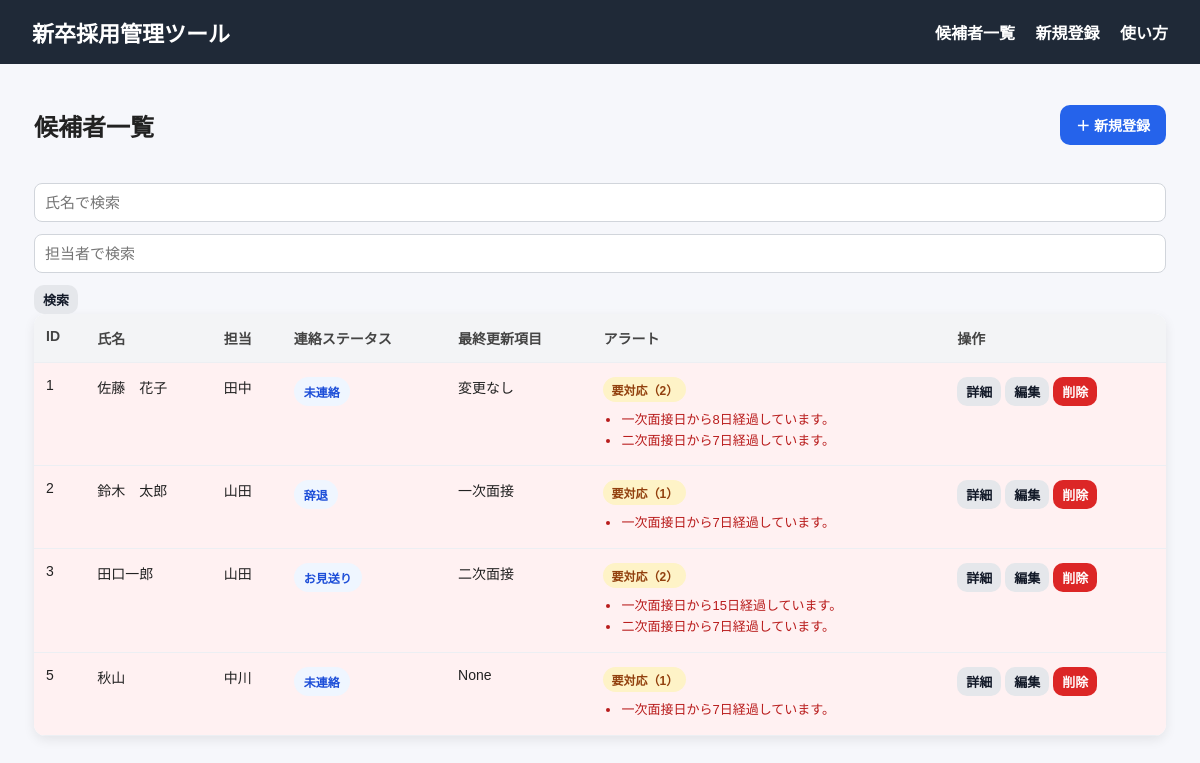
Before: / with the older database file.
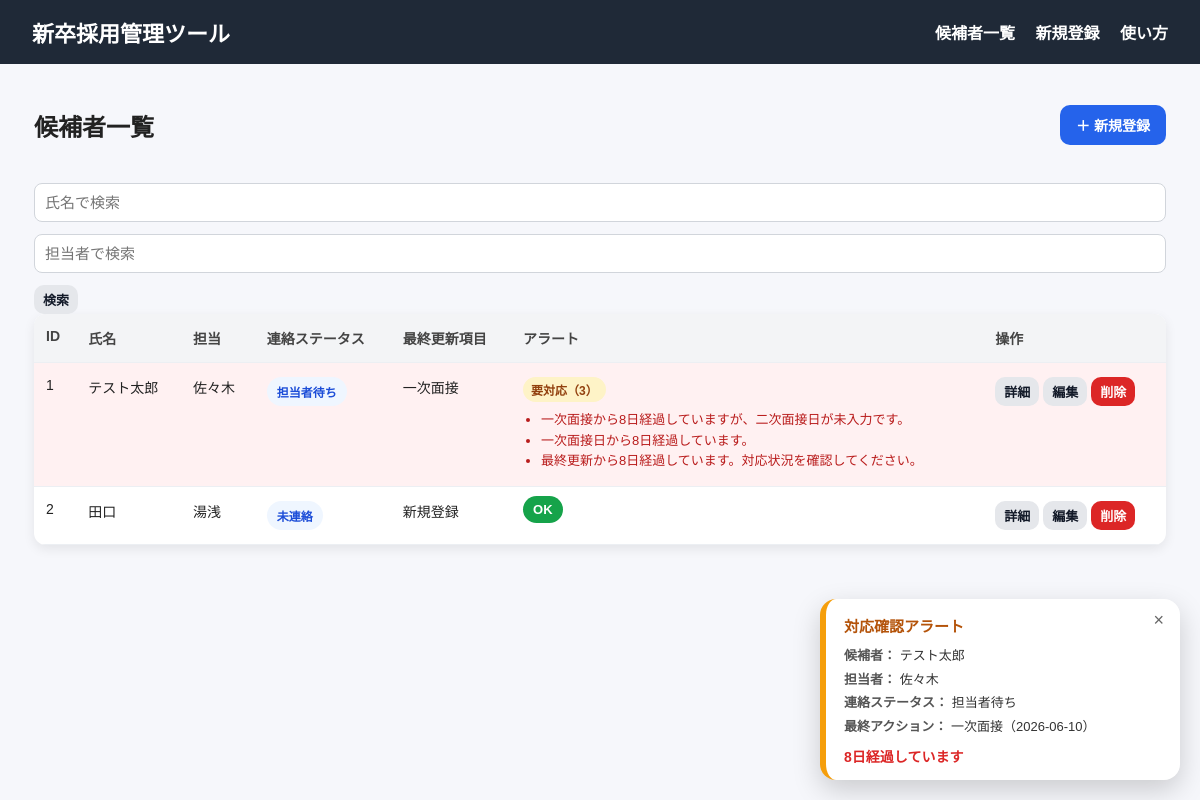
After: the same page with the newer database file.
### tables this page shows
CREATE TABLE candidate_progress (
    id INTEGER PRIMARY KEY AUTOINCREMENT,
    candidate_id INTEGER NOT NULL,

    casual_event_staff TEXT,
    document_screening TEXT DEFAULT '未済',
    initial_remind TEXT DEFAULT '未済',

    first_interview_date TEXT,
    first_interviewer TEXT,
    first_meeting TEXT,
    first_tel TEXT DEFAULT '未済',
    first_remind TEXT DEFAULT '未済',
    first_period TEXT,

    second_interview_date TEXT,
    second_interviewer TEXT,
    second_tel TEXT DEFAULT '未済',
    second_remind TEXT DEFAULT '未済',
    transcript TEXT DEFAULT '未済',
    second_period TEXT,

    final_interview TEXT,
    pizza_party_plan TEXT,
    pizza_party_join TEXT,
    acceptance_estimate TEXT,
    offer_deadline TEXT,

    FOREIGN KEY (candidate_id) REFERENCES candidates(id) ON DELETE CASCADE
);

CREATE TABLE candidates (
    id INTEGER PRIMARY KEY AUTOINCREMENT,
    name TEXT NOT NULL,
    owner TEXT,
    contact_status TEXT NOT NULL DEFAULT '未連絡',
    created_at TEXT NOT NULL DEFAULT CURRENT_TIMESTAMP,
    updated_at TEXT NOT NULL DEFAULT CURRENT_TIMESTAMP,
    last_updated_field TEXT DEFAULT '新規登録'
);

### app.py (the view)
@app.route("/")
def index():
    search_name = request.args.get("name", "")
    search_owner = request.args.get("owner", "")
    conn = get_db_connection()
    sql = """
        SELECT
            c.id,
            c.name,
            c.owner,
            c.contact_status,
            c.created_at,
            c.updated_at,
            c.last_updated_field,
            p.first_interview_date,
            p.second_interview_date,
            p.final_interview,
            p.pizza_party_plan,
            p.offer_deadline
        FROM candidates c
        JOIN candidate_progress p
        ON c.id = p.candidate_id
        WHERE 1 = 1
    """
    params = []
    if search_name:
        sql += " AND c.name LIKE ?"
        params.append(f"%{search_name}%")
    if search_owner:
        sql += " AND c.owner LIKE ?"
        params.append(f"%{search_owner}%")
    sql += """
        ORDER BY
            (c.contact_status IN (
                '学生返答待ち',
                '面接官の返答待ち',
                '学生待ち',
                '担当者待ち',
                '面接官待ち'
            )) DESC,
            c.updated_at DESC
    """
    candidates = conn.execute(sql, params).fetchall()
    conn.close()
    candidate_list = []
    for candidate in candidates:
        candidate_dict = dict(candidate)
        alerts = get_candidate_alerts(candidate_dict)
        candidate_dict["alerts"] = alerts
        candidate_dict["has_alert"] = len(alerts) > 0
        candidate_dict["alert_count"] = len(alerts)
        candidate_list.append(candidate_dict)
    candidate_list.sort(
        key=lambda x: (x["has_alert"], x["updated_at"]),
        reverse=True
    )
    popup_alerts = get_popup_alerts(candidate_list)
    print("popup_alerts =", popup_alerts)  # デバッグ用
    return render_template(
        "index.html",
        candidates=candidate_list,
        search_name=search_name,
        search_owner=search_owner,
        popup_alerts=popup_alerts,
    )

### alerts.py (called while the page is built)
def parse_date(date_text):
    if not date_text:
        return None
    if isinstance(date_text, datetime):
        return date_text
    text = str(date_text).strip()
    if not text:
        return None
    patterns = [
        "%Y-%m-%d %H:%M:%S",
        "%Y-%m-%d %H:%M:%S.%f",
        "%Y-%m-%d",
        "%Y-%m-%dT%H:%M:%S",
        "%Y-%m-%dT%H:%M:%S.%f",
    ]
    for pattern in patterns:
        try:
            return datetime.strptime(text, pattern)
        except ValueError:
            continue
    return None

def is_over_7_days(date_text):
    target_date = parse_date(date_text)
    if target_date is None:
        return False
    now = datetime.now()
    return now - target_date >= timedelta(days=7)

def days_since(date_text):
    target_date = parse_date(date_text)
    if target_date is None:
        return None
    now = datetime.now()
    return (now - target_date).days

def get_popup_alerts(candidates):
    popup_alerts = []
    for candidate in candidates:
        alert = build_popup_alert(candidate)
        if alert:
            popup_alerts.append(alert)
    popup_alerts.sort(key=lambda x: x["days_passed"], reverse=True)
    return popup_alerts

### db.py (called while the page is built)
def get_db_connection():
    print("使用中のDB:", DB_NAME)  # デバッグ用
    conn = sqlite3.connect(DB_NAME)
    conn.row_factory = sqlite3.Row
    return conn

### templates/index.html
{% extends "base.html" %}
{% block page_css %}
<link rel="stylesheet" href="{{ url_for('static', filename='css/index.css') }}">
{% endblock %}
{% block content %}
<div class="page-title-area">
  <h2>候補者一覧</h2>
  <a class="btn primary" href="{{ url_for('new_candidate') }}">＋ 新規登録</a>
</div>
<form method="GET" action="{{ url_for('index') }}" class="search-form">
  <input type="text" name="name" placeholder="氏名で検索" value="{{ search_name }}">
  <input type="text" name="owner" placeholder="担当者で検索" value="{{ search_owner }}">
  <button type="submit" class="btn small">検索</button>
</form>
{% if candidates|length == 0 %}
<p>まだ候補者が登録されていません。</p>
{% else %}
<table class="candidate-table">
  <thead>
    <tr>
      <th>ID</th>
      <th>氏名</th>
      <th>担当</th>
      <th>連絡ステータス</th>
      <th>最終更新項目</th>
      <th>アラート</th>
      <th>操作</th>
    </tr>
  </thead>
  <tbody>
    {% for candidate in candidates %}
    <tr class="{% if candidate.has_alert %}alert-row{% endif %}">
      <td>{{ candidate.id }}</td>
      <td>{{ candidate.name }}</td>
      <td>{{ candidate.owner }}</td>
      <td>
        <span class="status-badge">
          {{ candidate.contact_status }}
        </span>
      </td>
      <td>{{ candidate.last_updated_field }}</td>
      <td>
        {% if candidate.has_alert %}
        <span class="alert-badge">要対応（{{ candidate.alert_count }}）</span>
        <ul class="alert-list">
          {% for alert in candidate.alerts %}
          <li>{{ alert }}</li>
          {% endfor %}
        </ul>
        {% else %}
        <span class="safe-badge">OK</span>
        {% endif %}
      </td>
      <td>
        <a class="btn small" href="{{ url_for('detail_candidate', id=candidate.id) }}">詳細</a>
        <a class="btn small" href="{{ url_for('edit_candidate', id=candidate.id) }}">編集</a>
        <form class="inline-form" action="{{ url_for('delete_candidate', id=candidate.id) }}" method="POST">
          <button class="btn small danger" type="submit" onclick="return confirmDelete();">
            削除
          </button>
        </form>
      </td>
    </tr>
    {% endfor %}
  </tbody>
</table>
{% endif %}
<div id="popup-alert-container">
  {% for alert in popup_alerts %}
    <div
      class="popup-alert"
      data-alert-id="{{ alert.id }}"
      data-detail-url="{{ url_for('detail_candidate', id=alert.candidate_id) }}"
    >
      <button class="popup-close-btn" type="button">×</button>
      <div class="popup-alert-content">
        <div class="popup-alert-title">対応確認アラート</div>
        <div class="popup-alert-row">
          <span class="popup-label">候補者：</span>
          <span>{{ alert.candidate_name }}</span>
        </div>
        <div class="popup-alert-row">
          <span class="popup-label">担当者：</span>
          <span>{{ alert.owner }}</span>
        </div>
        <div class="popup-alert-row">
          <span class="popup-label">連絡ステータス：</span>
          <span>{{ alert.contact_status }}</span>
        </div>
        <div class="popup-alert-row">
          <span class="popup-label">最終アクション：</span>
          <span>{{ alert.latest_action_label }}（{{ alert.latest_action_date }}）</span>
        </div>
        <div class="popup-alert-days">
          {{ alert.days_passed }}日経過しています
        </div>
      </div>
    </div>
  {% endfor %}
</div>
{% endblock %}

### templates/base.html (shortened to what this page needs)
<!DOCTYPE html>
<html lang="ja">
<head>
  <link rel="stylesheet" href="{{ url_for('static', filename='css/base.css') }}">
  {% block page_css %}{% endblock %}
</head>
<body>
  <header class="header">
    <h1>新卒採用管理ツール</h1>
    <nav>
      <a href="{{ url_for('index') }}">候補者一覧</a>
      <a href="{{ url_for('new_candidate') }}">新規登録</a>
      <a href="{{ url_for('usage_page') }}">使い方</a>
    </nav>
  </header>
  <main class="container">
    {% block content %}
    {% endblock %}
  </main>
</body>
</html>

### static/css/base.css (style rules this page uses)
body { margin: 0; font-family: "Helvetica Neue", Arial, sans-serif; background-color: #f5f7fb; color: #333; }
.header { background-color: #1f2937; color: white; padding: 16px 32px; display: flex; justify-content: space-between; align-items: center; }
.header h1 { margin: 0; font-size: 22px; }
.header a { color: white; text-decoration: none; margin-left: 16px; font-weight: bold; }
.container { max-width: 1100px; margin: 32px auto; padding: 0 20px; }
.btn { display: inline-block; border: none; text-decoration: none; background-color: #e5e7eb; color: #111827; padding: 8px 14px; border-radius: 8px; cursor: pointer; font-weight: bold; }
.btn.primary { background-color: #2563eb; color: white; }
.btn.danger { background-color: #dc2626; color: white; }
.btn.small { padding: 5px 9px; font-size: 13px; }
.inline-form { display: inline; }
input, select { width: 100%; box-sizing: border-box; padding: 10px; border: 1px solid #d1d5db; border-radius: 8px; font-size: 15px; }

Changed rows visible on the page:
removed candidate_progress: id "3", name "田口一郎", owner "山田", contact_status "お見送り", last_updated_field "二次面接", alert_count "2", alerts "一次面接日から15日経過しています。" "二次面接日から7日経過しています。", shown under "候補者一覧"
removed candidate_progress: id "5", name "秋山", owner "中川", contact_status "未連絡", last_updated_field "None", alert_count "1", alerts "一次面接日から7日経過しています。", shown under "候補者一覧"
now on one of the page's lists (row edited): candidate_progress: candidate_name "テスト太郎", owner "佐々木", contact_status "担当者待ち", latest_action_label "一次面接", latest_action_date "2026-06-10"
changed candidate_progress: name "佐藤 花子" → "テスト太郎"; owner "田中" → "佐々木"; contact_status "未連絡" → "担当者待ち"; last_updated_field "変更なし" → "一次面接"; alert_count "2" → "3"
changed candidate_progress: name "鈴木 太郎" → "田口"; owner "山田" → "湯浅"; contact_status "辞退" → "未連絡"; last_updated_field "一次面接" → "新規登録"; alert_count "1" → (not shown); text "要対応（ ）" → "OK"
Other visible differences:
new list line: "一次面接から8日経過していますが、二次面接日が未入力です。"
new list line: "最終更新から8日経過しています。対応状況を確認してください。"
list line gone: "二次面接日から7日経過しています。"
list line gone: "一次面接日から7日経過しています。"
